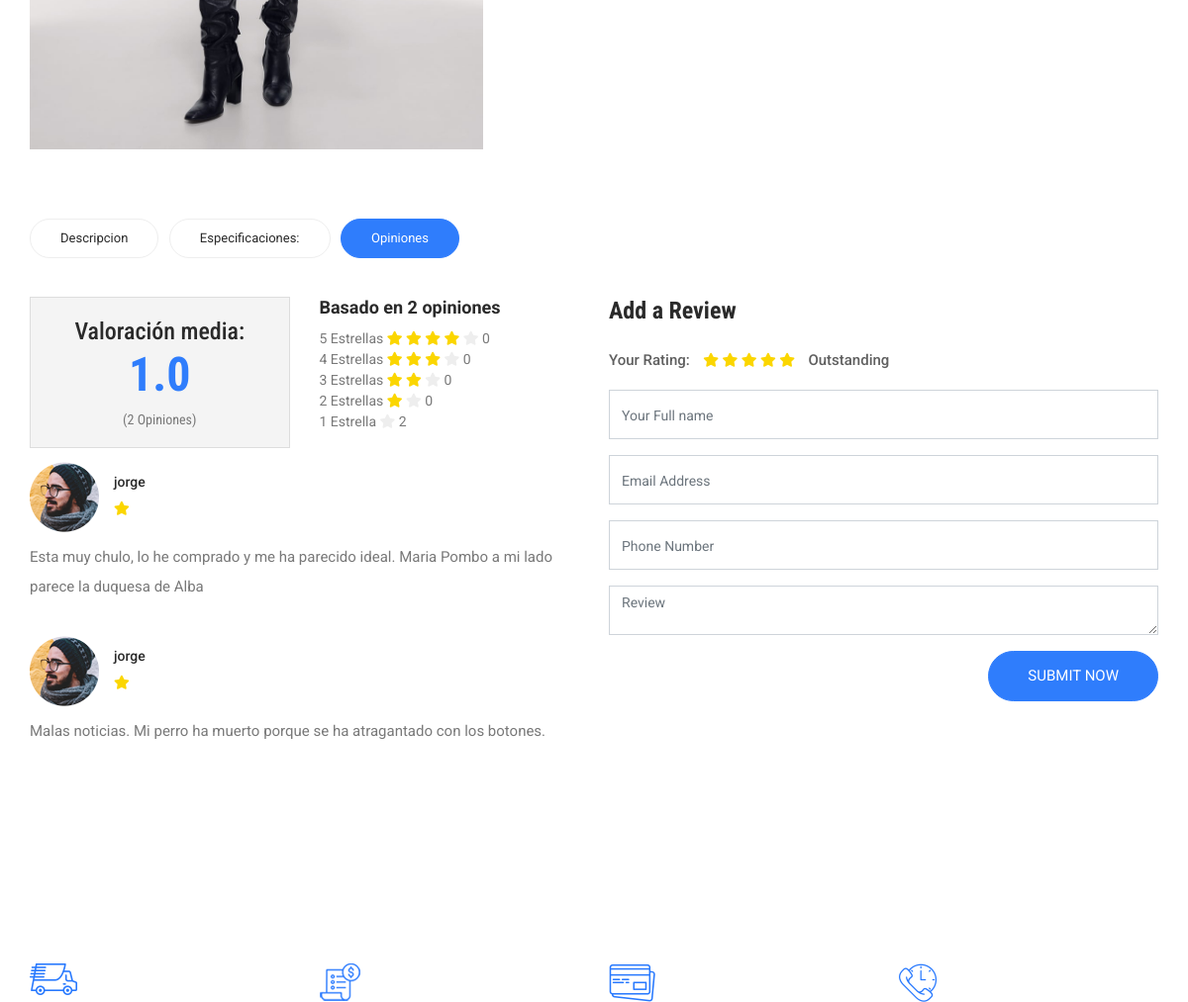
Before: /clothe/2 (middle part) with the older database file.
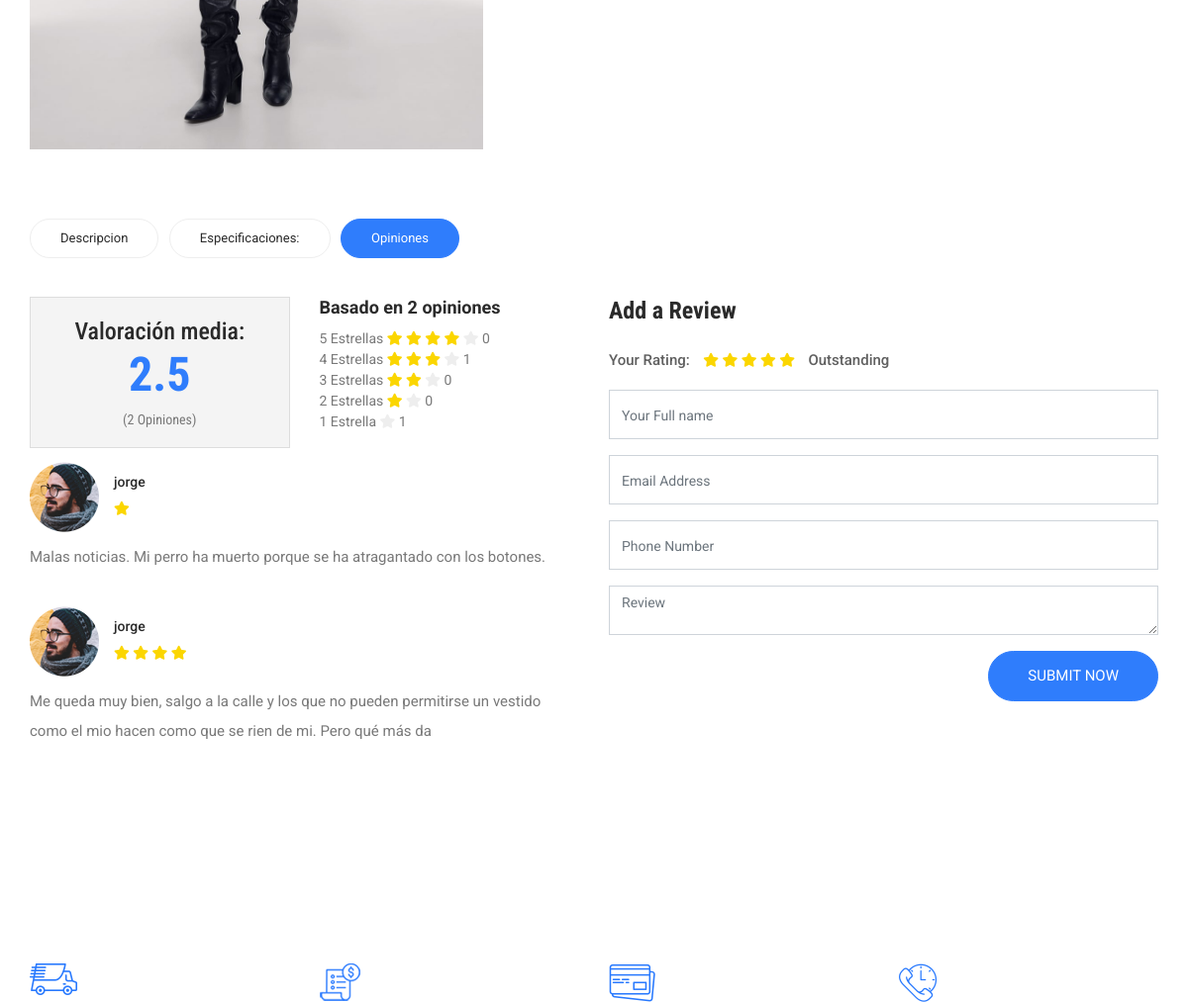
After: the same page with the newer database file.
### appIndiTDE/models.py (models this page shows, shortened)
class Ropa(models.Model):
    id = models.CharField(max_length = 10, primary_key =True)
    nombre = models.CharField(max_length = 30)
    tipo = models.CharField(max_length = 120)
    pvp = models.DecimalField(max_digits = 7, decimal_places = 2)
    pfinal = models.DecimalField(max_digits = 7, decimal_places = 2, default = pvp)
    categoria = models.CharField(max_length = 120)
    genero = models.CharField(max_length = 10, choices = TEME_CHOICES, default = 'unisex')
    desc = models.TextField()
    img = models.ImageField()
    marca = models.ForeignKey('Marca', on_delete = models.CASCADE)
    """docstring for Ropa."""

class Comentario(models.Model):
    id = models.CharField(max_length = 10, primary_key =True)
    usuario = models.ForeignKey('Usuario', on_delete = models.CASCADE)
    ropa = models.ForeignKey('Ropa', on_delete = models.CASCADE)
    texto = models.CharField(max_length = 240)
    valoracion = models.IntegerField()

class Usuario(models.Model):
    nombre = models.CharField(max_length = 20)
    contrasenya = models.CharField(max_length = 20)
    carro = models.ManyToManyField('appIndiTDE.Ropa')
    lista_deseo = models.ManyToManyField('appIndiTDE.Ropa', related_name = 'lista_deseo')
    tarjeta_credito = models.IntegerField()
    def __str__(self):
        return self.nombre

### appIndiTDE/views.py (the view)
# urls.py: path('clothe/<int:id_clothe>', views.clothe, name ='clothe'),
def clothe(request, id_clothe):
    a = list(get_all_clothes())
    listaC = list(get_comments_by_clothe(get_all_comments(),Ropa.objects.get(id=id_clothe)))
    context = {
        'id': id_clothe,
        'listaRopa': list(get_all_clothes()),
        'prenda': Ropa.objects.get(id=id_clothe),
        'comentarios' : listaC,
        'avg' : get_average(listaC),
        'recuentoVals' : get_ratings_count(listaC),
        'marcas': get_all_brands(a),
        'id': id_clothe
    }
    return render(request, 'inditde/prenda.html', context)

### appIndiTDE/views.py (called while the page is built)
def get_all_clothes():
    ropas = Ropa.objects.all()
    return ropas

def get_all_comments():
    comments = Comentario.objects.all()
    return comments

def get_all_brands(ropas):
    my_brands = []
    for i in ropas:
        if i.marca not in my_brands:
            my_brands.append(i.marca)
    return my_brands

def get_ratings_count(comments):
    cinco = 0
    cuatro = 0
    tres = 0
    dos = 0
    uno = 0
    for i in comments:
        if(i.valoracion == 5):
            cinco += 1
        elif (i.valoracion == 4):
            cuatro += 1
        elif (i.valoracion == 3):
            tres += 1
        elif (i.valoracion == 2):
            dos += 1
        else:
            uno += 1
    vals = [cinco,cuatro,tres,dos,uno]
    return vals

def get_comments_by_clothe(comentarios, ropa):
    comments = []
    for i in comentarios:
        if (i.ropa.id == ropa.id):
            comments.append(i)
    return comments

def get_average(comentarios):
    suma = 0
    contador = 0
    for i in comentarios:
        suma += (i.valoracion)
        contador += 1
    if contador != 0:
        avg = float(suma / contador)
    else:
        avg = 0
    return avg

### appIndiTDE/templates/inditde/prenda.html (shortened to what this page needs)
<!doctype html>
<html lang="zxx">
{% extends "inditde/base.html" %}
{% load static %}
{% block content %}
<div class="product_image_area section_padding">
    <div class="container">
        {% if prenda.nombre != NULL %}
        <div class="row s_product_inner">
            <div class="col-lg-5">
                <div class="product_slider_img">
                    <div id="vertical">
                        <div data-thumb="img/product_details/prodect_details_1.png">
                            <img src="{{MEDIA_URL}}{{prenda.img.url}}" style="width:auto;height:auto;" alt="#">
                        </div>
                    </div>
                </div>
            </div>
            <div class="col-lg-5 offset-lg-1">
            </div>
            {% endif %}
        </div>
    </div>
    <section class="product_description_area">
        <div class="container">
            <ul class="nav nav-tabs" id="myTab" role="tablist">
                <li class="nav-item">
                    <a class="nav-link" id="home-tab" data-toggle="tab" href="#home" role="tab" aria-controls="home"
                       aria-selected="true">Descripcion</a>
                </li>
                <li class="nav-item">
                    <a class="nav-link" id="profile-tab" data-toggle="tab" href="#profile" role="tab"
                       aria-controls="profile"
                       aria-selected="false">Especificaciones:</a>
                </li>
                <li class="nav-item">
                    <a class="nav-link active" id="review-tab" data-toggle="tab" href="#review" role="tab"
                       aria-controls="review"
                       aria-selected="false">Opiniones</a>
                </li>
            </ul>
            <div class="tab-content" id="myTabContent">
                <div class="tab-pane fade show active" id="review" role="tabpanel" aria-labelledby="review-tab">
                    <div class="row">
                        <div class="col-lg-6">
                            <div class="row total_rate">
                                <div class="col-6">
                                    <div class="box_total">
                                        <h5>Valoración media:</h5>
                                        <h4>{{ avg }}</h4>
                                        <h6>({{ comentarios|length }} Opiniones)</h6>
                                    </div>
                                </div>
                                <div class="col-6">
                                    <div class="rating_list">
                                        <h3>Basado en {{ comentarios|length }} opiniones</h3>
                                        <ul class="list">
                                            <li>
                                                <a href="#">5 Estrellas
                                                    <i class="fa fa-star"></i>
                                                    <i class="fa fa-star"></i>
                                                    <i class="fa fa-star"></i>
                                                    <i class="fa fa-star"></i>
                                                    <i class="fa fa-star"></i> {{recuentoVals.0}}</a>
                                            </li>
                                            <li>
                                                <a href="#">4 Estrellas
                                                    <i class="fa fa-star"></i>
                                                    <i class="fa fa-star"></i>
                                                    <i class="fa fa-star"></i>
                                                    <i class="fa fa-star"></i> {{recuentoVals.1}}</a>
                                            </li>
                                            <li>
                                                <a href="#">3 Estrellas
                                                    <i class="fa fa-star"></i>
                                                    <i class="fa fa-star"></i>
                                                    <i class="fa fa-star"></i> {{recuentoVals.2}}</a>
                                            </li>
                                            <li>
                                                <a href="#">2 Estrellas
                                                    <i class="fa fa-star"></i>
                                                    <i class="fa fa-star"></i> {{recuentoVals.3}}</a>
                                            </li>
                                            <li>
                                                <a href="#">1 Estrella
                                                    <i class="fa fa-star"></i> {{recuentoVals.4}}</a>
                                            </li>
                                        </ul>
                                    </div>
                                </div>
                            </div>
                            <div class="review_list">
                                {% for c in comentarios %}
                                <div class="review_item">
                                    <div class="media">
                                        <div class="d-flex">
                                            <img src="img/product/single-product/review-1.png" alt=""/>
                                        </div>
                                        <div class="media-body">
                                            <h4>{{c.usuario}}</h4>
                                            {% with ''|center:c.valoracion as range %}
                                            {% for i in range %}
                                            <i class="fa fa-star"></i>
                                            {%endfor%}
                                            {%endwith%}
                                        </div>
                                    </div>
                                    <p>
                                        {{c.texto}}
                                    </p>
                                </div>
                                {% endfor %}
                            </div>
                        </div>
                        <div class="col-lg-6">
                            <div class="review_box">
                                <h4>Add a Review</h4>
                                <p>Your Rating:</p>
                                <ul class="list">
                                    <li>
                                        <a href="#">
                                            <i class="fa fa-star"></i>
                                        </a>
                                    </li>
                                    <li>
                                        <a href="#">
                                            <i class="fa fa-star"></i>
                                        </a>
                                    </li>
                                    <li>
                                        <a href="#">
                                            <i class="fa fa-star"></i>
                                        </a>
                                    </li>
                                    <li>
                                        <a href="#">
                                            <i class="fa fa-star"></i>
                                        </a>
                                    </li>
                                    <li>
                                        <a href="#">
                                            <i class="fa fa-star"></i>
                                        </a>
                                    </li>
                                </ul>
                                <p>Outstanding</p>
                                <form class="row contact_form" action="contact_process.php" method="post"
                                      novalidate="novalidate">
                                    <div class="col-md-12">
                                        <div class="form-group">
                                            <input type="text" class="form-control" name="name"
                                                   placeholder="Your Full name"/>
                                        </div>
                                    </div>
                                    <div class="col-md-12">
                                        <div class="form-group">
                                            <input type="email" class="form-control" name="email"
                                                   placeholder="Email Address"/>
                                        </div>
                                    </div>
                                    <div class="col-md-12">
                                        <div class="form-group">
                                            <input type="text" class="form-control" name="number"
                                                   placeholder="Phone Number"/>
                                        </div>
                                    </div>
                                    <div class="col-md-12">
                                        <div class="form-group">
                                            <textarea class="form-control" name="message" rows="1"
                                                      placeholder="Review"></textarea>
                                        </div>
                                    </div>
                                    <div class="col-md-12 text-right">
                                        <button type="submit" value="submit" class="btn_3">
                                            Submit Now
                                        </button>
                                    </div>
                                </form>
                            </div>
                        </div>
                    </div>
                </div>
            </div>
        </div>
    </section>
    {%endblock%}

### appIndiTDE/templates/inditde/base.html (shortened to what this page needs)
{% load static %}
<!doctype html>
<html lang="zxx">
<head>
    <link rel="stylesheet" href="{% static 'css/bootstrap.min.css' %}">
    <link rel="stylesheet" href="{% static 'css/animate.css' %}">
    <link rel="stylesheet" href="{% static 'css/owl.carousel.min.css' %}">
    <link rel="stylesheet" href="{% static 'css/all.css' %}">
    <link rel="stylesheet" href="{% static 'css/flaticon.css' %}">
    <link rel="stylesheet" href="{% static 'css/themify-icons.css' %}">
    <link rel="stylesheet" href="{% static 'css/magnific-popup.css' %}">
    <link rel="stylesheet" href="{% static 'css/slick.css' %}">
    <link rel="stylesheet" href="{% static 'css/style.css' %}">
</head>
<body class="bg-white">
{% block content %}
{% endblock %}
<section class="shipping_details section_padding">
    <div class="container">
        <div class="row">
            <div class="col-lg-3 col-sm-6">
                <div class="single_shopping_details">
                    <img src="{% static 'img/icon/icon_1.png'%}" alt="">
                </div>
            </div>
            <div class="col-lg-3 col-sm-6">
                <div class="single_shopping_details">
                    <img src="{% static 'img/icon/icon_2.png'%}" alt="">
                </div>
            </div>
            <div class="col-lg-3 col-sm-6">
                <div class="single_shopping_details">
                    <img src="{% static 'img/icon/icon_3.png' %}" alt="">
                </div>
            </div>
            <div class="col-lg-3 col-sm-6">
                <div class="single_shopping_details">
                    <img src="{% static 'img/icon/icon_4.png' %}" alt="">
                </div>
            </div>
        </div>
    </div>
</section>
</body>
</html>

### appIndiTDE/Static/css/all.css (style rules this page uses)
.fa, .fas, .far, .fal, .fab { -moz-osx-font-smoothing: grayscale; -webkit-font-smoothing: antialiased; display: inline-block; font-style: normal; font-variant: normal; text-rendering: auto; line-height: 1; }
.fa-star:before { content: "\f005"; }
.fa, .fas { font-family: 'Font Awesome 5 Free'; font-weight: 900; }

Changed rows visible on the page:
shown differently, row unchanged: Comentario "Malas noticias. Mi perro ha muerto porque se ha atragantado con los botones.": moves up the list
changed Comentario: valoracion 1 → 4 (drawn); texto "Esta muy chulo, lo he comprado y me ha parecido ideal. Maria Pombo a mi lado parece la duquesa de Alba" → "Me queda muy bien, salgo a la calle y los que no pueden permitirse un vestido como el mio hacen como que se rien de mi. Pero qué más da"
Other visible differences:
{{ avg }}: "1.0" → "2.5"
{{ recuentoVals.1 }}: "0" → "1"
{{ recuentoVals.4 }}: "2" → "1"
